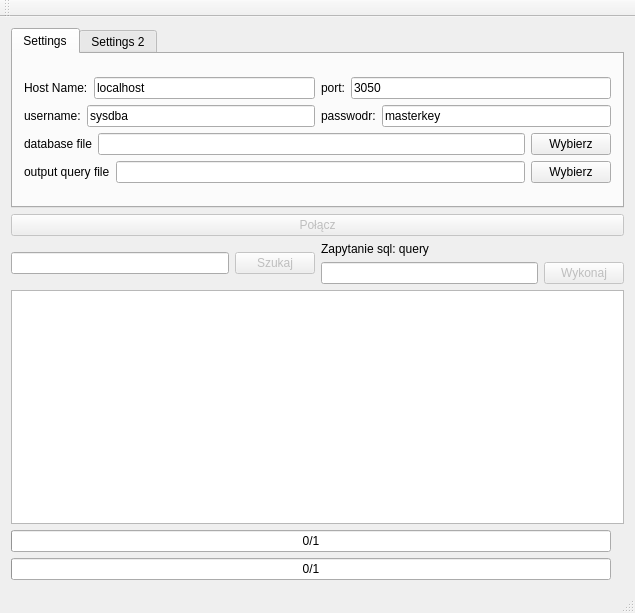
<?xml version="1.0" encoding="UTF-8"?>
<ui version="4.0">
 <class>MainWindow</class>
 <widget class="QMainWindow" name="MainWindow">
  <property name="geometry">
   <rect>
    <x>0</x>
    <y>0</y>
    <width>635</width>
    <height>613</height>
   </rect>
  </property>
  <property name="windowTitle">
   <string>MainWindow</string>
  </property>
  <widget class="QWidget" name="centralWidget">
   <layout class="QGridLayout" name="gridLayout_2">
    <item row="0" column="0">
     <widget class="QTabWidget" name="tabWidget">
      <property name="enabled">
       <bool>true</bool>
      </property>
      <property name="maximumSize">
       <size>
        <width>16777215</width>
        <height>180</height>
       </size>
      </property>
      <property name="currentIndex">
       <number>0</number>
      </property>
      <widget class="QWidget" name="Settings">
       <attribute name="title">
        <string>Settings</string>
       </attribute>
       <layout class="QGridLayout" name="gridLayout">
        <item row="0" column="0">
         <layout class="QVBoxLayout" name="verticalLayout_2">
          <item>
           <layout class="QHBoxLayout" name="horizontalLayout_9">
            <item>
             <layout class="QHBoxLayout" name="horizontalLayout_4">
              <item>
               <widget class="QLabel" name="hostLabel">
                <property name="text">
                 <string>Host Name:</string>
                </property>
               </widget>
              </item>
              <item>
               <widget class="QLineEdit" name="hostLE">
                <property name="text">
                 <string>localhost</string>
                </property>
               </widget>
              </item>
             </layout>
            </item>
            <item>
             <layout class="QHBoxLayout" name="horizontalLayout_7">
              <item>
               <widget class="QLabel" name="portL">
                <property name="text">
                 <string>port:</string>
                </property>
               </widget>
              </item>
              <item>
               <widget class="QLineEdit" name="portLE">
                <property name="text">
                 <string>3050</string>
                </property>
               </widget>
              </item>
             </layout>
            </item>
           </layout>
          </item>
          <item>
           <layout class="QHBoxLayout" name="horizontalLayout_10">
            <item>
             <layout class="QHBoxLayout" name="horizontalLayout_5">
              <item>
               <widget class="QLabel" name="userL">
                <property name="text">
                 <string>username:</string>
                </property>
               </widget>
              </item>
              <item>
               <widget class="QLineEdit" name="userLE">
                <property name="text">
                 <string>sysdba</string>
                </property>
               </widget>
              </item>
             </layout>
            </item>
            <item>
             <layout class="QHBoxLayout" name="horizontalLayout_6">
              <item>
               <widget class="QLabel" name="passwordL">
                <property name="text">
                 <string>passwodr:</string>
                </property>
               </widget>
              </item>
              <item>
               <widget class="QLineEdit" name="passwordLE">
                <property name="text">
                 <string>masterkey</string>
                </property>
               </widget>
              </item>
             </layout>
            </item>
           </layout>
          </item>
          <item>
           <layout class="QHBoxLayout" name="horizontalLayout_8">
            <item>
             <widget class="QLabel" name="dbfileL">
              <property name="text">
               <string>database file</string>
              </property>
             </widget>
            </item>
            <item>
             <widget class="QLineEdit" name="dbFileLE"/>
            </item>
            <item>
             <widget class="QPushButton" name="dbFilePB">
              <property name="text">
               <string>Wybierz</string>
              </property>
             </widget>
            </item>
           </layout>
          </item>
          <item>
           <layout class="QHBoxLayout" name="horizontalLayout_11">
            <item>
             <widget class="QLabel" name="outQueryL">
              <property name="text">
               <string>output query file</string>
              </property>
             </widget>
            </item>
            <item>
             <widget class="QLineEdit" name="outQueryLE"/>
            </item>
            <item>
             <widget class="QPushButton" name="outQueryPB">
              <property name="text">
               <string>Wybierz</string>
              </property>
             </widget>
            </item>
           </layout>
          </item>
         </layout>
        </item>
       </layout>
      </widget>
      <widget class="QWidget" name="tab_2">
       <attribute name="title">
        <string>Settings 2</string>
       </attribute>
       <layout class="QVBoxLayout" name="verticalLayout_4">
        <item>
         <layout class="QHBoxLayout" name="horizontalLayout_12">
          <item>
           <widget class="QLabel" name="label_2">
            <property name="text">
             <string>Exclude tables:</string>
            </property>
           </widget>
          </item>
          <item>
           <widget class="QComboBox" name="tablesCB"/>
          </item>
          <item>
           <widget class="QToolButton" name="addTB">
            <property name="enabled">
             <bool>false</bool>
            </property>
            <property name="text">
             <string>+</string>
            </property>
           </widget>
          </item>
          <item>
           <widget class="QToolButton" name="removeTB">
            <property name="enabled">
             <bool>false</bool>
            </property>
            <property name="text">
             <string>-</string>
            </property>
           </widget>
          </item>
         </layout>
        </item>
        <item>
         <widget class="QListView" name="tablesLV">
          <property name="editTriggers">
           <set>QAbstractItemView::NoEditTriggers</set>
          </property>
          <property name="selectionMode">
           <enum>QAbstractItemView::ExtendedSelection</enum>
          </property>
         </widget>
        </item>
       </layout>
      </widget>
     </widget>
    </item>
    <item row="1" column="0">
     <widget class="QPushButton" name="connectPB">
      <property name="enabled">
       <bool>false</bool>
      </property>
      <property name="text">
       <string>Połącz</string>
      </property>
     </widget>
    </item>
    <item row="2" column="0">
     <layout class="QHBoxLayout" name="horizontalLayout_3">
      <item>
       <layout class="QHBoxLayout" name="horizontalLayout">
        <item>
         <widget class="QLineEdit" name="searchTextLE"/>
        </item>
        <item>
         <widget class="QPushButton" name="searchPB">
          <property name="enabled">
           <bool>false</bool>
          </property>
          <property name="text">
           <string>Szukaj</string>
          </property>
         </widget>
        </item>
       </layout>
      </item>
      <item>
       <layout class="QVBoxLayout" name="verticalLayout">
        <item>
         <widget class="QLabel" name="label">
          <property name="text">
           <string>Zapytanie sql: query</string>
          </property>
         </widget>
        </item>
        <item>
         <layout class="QHBoxLayout" name="horizontalLayout_2">
          <item>
           <widget class="QLineEdit" name="queryLE"/>
          </item>
          <item>
           <widget class="QPushButton" name="queryExecPB">
            <property name="enabled">
             <bool>false</bool>
            </property>
            <property name="text">
             <string>Wykonaj</string>
            </property>
           </widget>
          </item>
         </layout>
        </item>
       </layout>
      </item>
     </layout>
    </item>
    <item row="3" column="0">
     <widget class="QListWidget" name="searchLW"/>
    </item>
    <item row="4" column="0">
     <layout class="QVBoxLayout" name="verticalLayout_3">
      <item>
       <layout class="QHBoxLayout" name="horizontalLayout_14">
        <item>
         <widget class="QProgressBar" name="tablesPB">
          <property name="maximum">
           <number>1</number>
          </property>
          <property name="value">
           <number>0</number>
          </property>
          <property name="format">
           <string>%v/%m</string>
          </property>
         </widget>
        </item>
        <item>
         <widget class="QLabel" name="tableProgressL">
          <property name="text">
           <string/>
          </property>
         </widget>
        </item>
       </layout>
      </item>
      <item>
       <layout class="QHBoxLayout" name="horizontalLayout_13">
        <item>
         <widget class="QProgressBar" name="columnsPB">
          <property name="maximum">
           <number>1</number>
          </property>
          <property name="value">
           <number>0</number>
          </property>
          <property name="format">
           <string>%v/%m</string>
          </property>
         </widget>
        </item>
        <item>
         <widget class="QLabel" name="columnProgressL">
          <property name="text">
           <string/>
          </property>
         </widget>
        </item>
       </layout>
      </item>
     </layout>
    </item>
   </layout>
  </widget>
  <widget class="QMenuBar" name="menuBar">
   <property name="geometry">
    <rect>
     <x>0</x>
     <y>0</y>
     <width>635</width>
     <height>21</height>
    </rect>
   </property>
  </widget>
  <widget class="QToolBar" name="mainToolBar">
   <attribute name="toolBarArea">
    <enum>TopToolBarArea</enum>
   </attribute>
   <attribute name="toolBarBreak">
    <bool>false</bool>
   </attribute>
  </widget>
  <widget class="QStatusBar" name="statusBar"/>
 </widget>
 <layoutdefault spacing="6" margin="11"/>
 <resources/>
 <connections/>
</ui>
